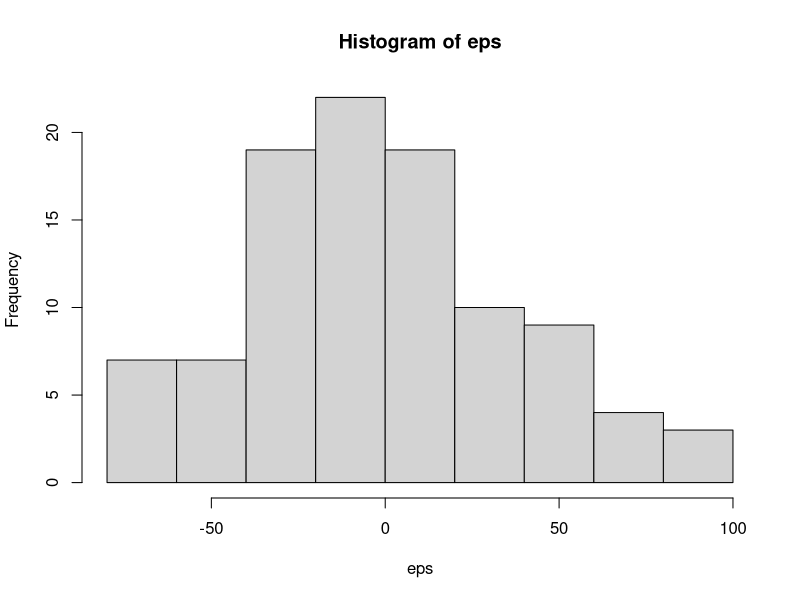
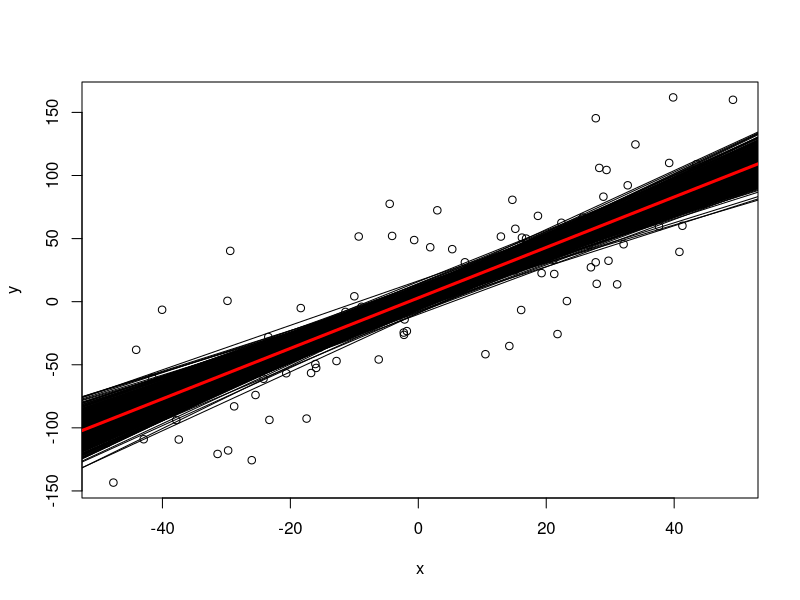
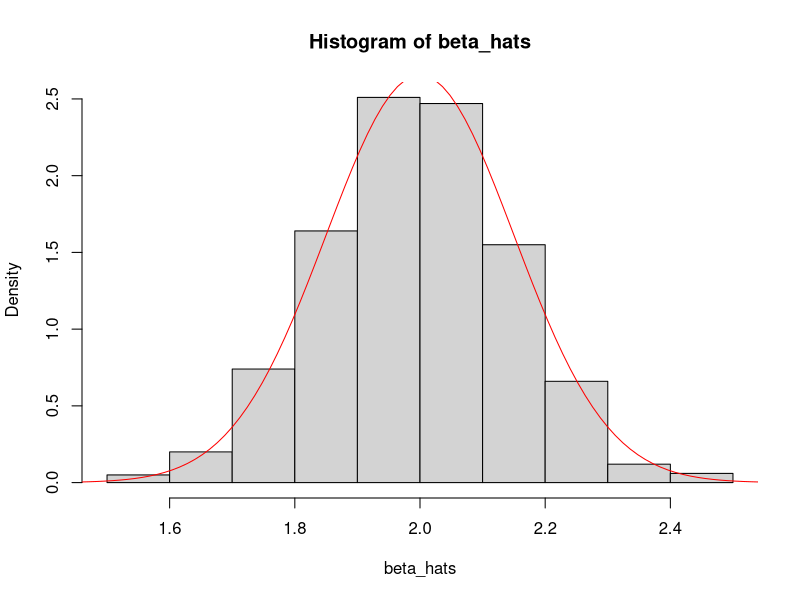

Generate these figures, in order, with R:
## Joshua Ingram

## Generate a 100 values for explanatory variable x, 
## uniformly distributed from -50 to 50.
set.seed(1)
x <- runif(100, min = -50, max = 50)
x

## Generate y from the model
#        y = 3 + 2*x + eps, eps ~ N(0, sigma^2),
## where sigma=40.
eps <- rnorm(100, 0, 40)
hist(eps)

y <- 3 + (2 * x) + eps

## Fit least squares regression y ~ x, plot the resulting fit.
lm_fit <- lm(y ~ x)
summary(lm_fit)

plot(y ~ x)
abline(lm_fit)


## Conduct 1,000 simulations of the following:
##      1. Generate y from the model:
##            y = 3 + 2*x + eps, eps ~ N(0, sigma^2),
##        where sigma = 40.
##      2. Calculate least squares estimates for y ~ x regression,
##        record the beta.hat estimate (KEEP TRACK of them).
##      3. Add the fitted line to existing plot.
##      4. Calculate the confidence interval for beta (KEEP TRACK of them).

beta_hats <- numeric(1000)
beta_ci <- matrix(0, nrow = 1000, ncol = 2)


for (i in 1:1000){
  
  eps <- rnorm(100, 0, 40)
  
  y <- 3 + (2 * x) + eps
  
  ## Fit least squares regression y ~ x, plot the resulting fit.
  lm_fit <- lm(y ~ x)
  
  #plot(y ~ x)
  abline(lm_fit)
  
  beta_hats[i] <- lm_fit$coefficients[2]
  
  beta_ci[i,] <- confint(lm_fit)[2,]
}


## Overlay a thick red population regression line over.

abline(3, 2, lw = 3, col = "red")

## Next, proceed to compare:
##    1. Practical and theoretical expected value of beta^hat (check unbiasedness).
##       (In Markdown report, make sure to write down the theoretical 'formula' for E[beta^hat])

# Practical:

mean(beta_hats)

# Theoretical:

# E[beta^hat] = beta = 2

# These two are nearly the same

##    2. Practical and theoretical sampling variance of beta^hat.
##       (In Markdown report, make sure to write down the theoretical formula for V[beta^hat])

# Practical:
var(beta_hats) 

# Theoretical:
# V[beta^hat] = sigma^2/sum(x_i - x^bar)^2 =
theor.var <- 1600/sum((x - mean(x))^2)

##    3. Practical and theoretical sampling distribution of beta^hat.
##       (In Markdown report, make sure to write down the theoretical formula for V[beta^hat])

# Practical:
hist(beta_hats, freq = F)

# Theoretical:
# beta^hat ~ N(beta, V[beta^hat])
# this would look very similar to the histogram outputted from above except with the center at 2 and a variance of .2257158
# make a normal density function over the beta_hats histogram
my.dnorm <- function(z) dnorm(z, 2, sqrt(theor.var))
curve(my.dnorm,
      from = 1.4, to = 2.6,
      add = T, col = "red")


##    4. Practical and theoretical coverage of 95% confidence intervals.

# Practical:
mean(beta_ci[,1] < 2 & beta_ci[,2] > 2)


# Theoretical:
# .95

# these are almost exactly the same